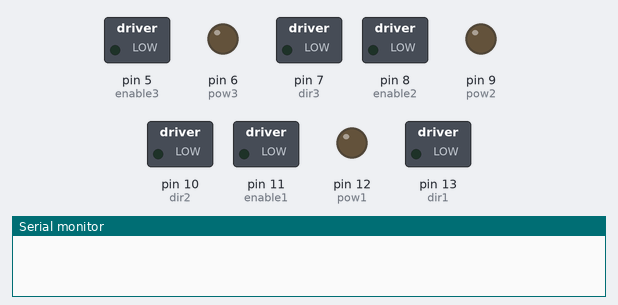
The sketch below on a simulated Arduino Uno, built with avr-gcc and run on an emulated ATmega328P. Parts: switched loads named in the sketch (green lamp = pin HIGH), output pins drawn as LEDs (lit = HIGH), the last lines printed to the serial monitor.

Above: at 0.1 s.
At 2.1 s:
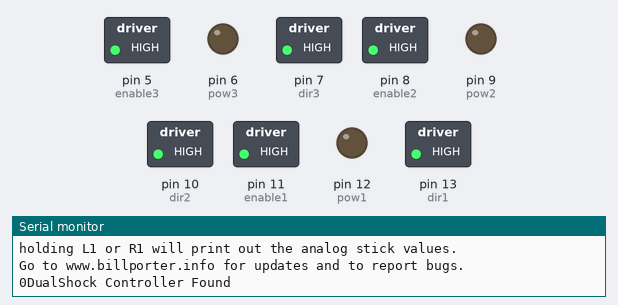
Timing chart, 0 to 3.6 s (numbered marks = the images above):
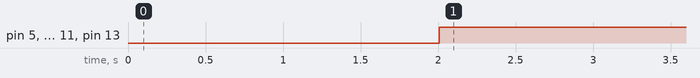

The sketch:

defense_drive.ino
```cpp
/* Hey, this is the program for the 3 wheel omnidrive for ASME UNLV
 *  As you may notice, if you are certain people in the group, this is orginally Patrick's 4 wheel code
 *  Now I'm more responsible, I'll be commenting on everything. Cuz I aint Patrick. It'll take some time,
 *  but I'll get it done. (((It's not fully commented as of 11/13/2017)))
 *
 *  SO the basic fundamentals of the drive train is having one corner be the front that two of the wheels
 *  drive towards. Straffing will be done by having the dead weight actually be turning while the other two main wheels
 *  cancel out each other. Thus we straff using that and we'll just have all 3 turn concurrent to get a nice turning stuffs.
 *
*/


#include <PS2X_lib.h> //PS2 Controller interface library


PS2X ps2x; //create ps2x object of PS2X Class

//This section is exactly like the 4 wheeler just with the 4th wheel removed.
//The 3 other motors all connect through the same means as their counterparts.

int error; //This value is for checking if the controller has come across an issue.
byte vibrate = 0;
int pivot;

//Motor One's stuff
int enable1 = 11;
int pow1 = 12;
int dir1 = 13;

//Motor Two's stuff
int enable2 = 8;
int pow2 = 9;
int dir2 = 10;

//Motor Three's stuff
int enable3 = 5;
int pow3 = 6;
int dir3 = 7;


void setup() {
    Serial.begin(250000);
    delay(2000);
    error = 1;
    pivot = 0;
    //So, this is the setup. First things first is that we check the controller status.

    //The error code below will return a value of 1-3 if something has run amok.
    while(error != 0)
    {
       error = ps2x.config_gamepad(50, 51, 52, 53, true, true); //setup pins and settings:
      //GamePad(clock, command, attention, data, Pressures?, Rumble?) check for error
    }
    if (error == 0) { // So if the returned error value is zero then everything is fine...for now. This will let us peacefully
                      //proceed to the loop where we run everything.
      Serial.println("Found Controller, configured successful");
      Serial.println("Try out all the buttons, X will vibrate the controller, faster as you press harder;");
      Serial.println("holding L1 or R1 will print out the analog stick values.");
      Serial.println("Go to www.billporter.info for updates and to report bugs.");
    }

    else if (error == 1)//Error value of one is that the controller is either disconnected or improperly connected.
      Serial.println("No controller found, check wiring, see readme.txt to enable debug. visit www.billporter.info for troubleshooting tips");

    else if (error == 2)// Error value of two is that the controller is acting funky. Best advice so far, just restart the robot. This happens a bit.
      Serial.println("Controller found but not accepting commands. see readme.txt to enable debug. Visit www.billporter.info for troubleshooting tips");

    else if (error == 3)//Error value of three. This means you just chuck the current controller into the bin and buy a new one.
      Serial.println("Controller refusing to enter Pressures mode, may not support it. ");

    Serial.print(ps2x.Analog(1), HEX);

  //Crappy scan of the controller's type.(((DON'T KNOW IF THIS WORKS...DIDN'T CHECK PATRICK'S TEST SCREEN)))
  int type = ps2x.readType();
  switch (type) {
    case 0:
      Serial.println("Unknown Controller type");
      break;
    case 1:
      Serial.println("DualShock Controller Found");
      break;
    case 2:
      Serial.println("GuitarHero Controller Found");
      break;
  }


  //setup driver pins
  pinMode(enable1, OUTPUT);
  pinMode(pow1, OUTPUT);
  pinMode(dir1, OUTPUT);

  pinMode(enable2, OUTPUT);
  pinMode(pow2, OUTPUT);
  pinMode(dir2, OUTPUT);

  pinMode(enable3, OUTPUT);
  pinMode(pow3, OUTPUT);
  pinMode(dir3, OUTPUT);

}
// This here is the loop. Everything that we want the operator to control is stuffed into here, with some calls.
void loop() {
  //Serial.print("running");
  if (error != 0)//skip loop if no controller found
  {//So this relates to the error stuff above. Just checks to see if the controller is operating as it should.
    Serial.println("\t\t no controller");
    //This turns off all the drivers if the controller has an issue.
    digitalWrite(enable1, LOW);
    digitalWrite(enable2, LOW);
    digitalWrite(enable3, LOW);
    return;
  }

  //Enables all the drivers if there is no controller issue detected.
  digitalWrite(enable1, HIGH);
  digitalWrite(enable2, HIGH);
  digitalWrite(enable3, HIGH);

  //read controller's inputs.
  ps2x.read_gamepad(false, vibrate);

  //get joystick readings, 0-255 centered on 128
  int LX = ps2x.Analog(PSS_LX);   //0=left   255=right
  int LY = ps2x.Analog(PSS_LY);   //0=forward   255=backward
  int RX = ps2x.Analog(PSS_RX);   //0=left   255=right
  int RY = ps2x.Analog(PSS_RY);   //0=forward   255=backward


//  boolean LClick = ps2x.Analog(PSB_PAD_LEFT); // This dictates the pivot point junk.

  int straight = 0;
  //int straight2 = 0;
  //int straight3 = 0;

  int side = 0;
  //int side2 = 0;
  //int side3 = 0;

  int turn = 0;
  //int turn2 = 0;
  //int turn3 = 0;

  //Print all the joystick values for user reading.
 /* Serial.print(LX);
  Serial.print("\t");
  Serial.print(LY);
  Serial.print("\t");
  Serial.print(RX);
  Serial.print("\t");
*/

  //STRAIGHT FACTORS
  //Determine straight factor
  if(LY <= 130 && LY >= 125)  //joystick is centered verticaly
  {
      //do not change straight factor
  }
  else if(LY < 125)   //joystick is forward
  {
    //straight = -(128 - LY) * 100/127;   //straight factor scaled to 100 -
    straight = -((128) - LY) * 100/127;
  }
  else if(LY > 130)   //joystick is backward
  {
    straight = (LY - 128) *  100/127;  //straight factor scaled to 100 +
  }

  //Determine side factor
  if(LX <= 130 && LX >= 125)    //joystick is centered horizontally
  {
      //do not change side factor
  }
  else if(LX < 125)   //joystick is left
  {
    side = -(127 - LX) * 100/125;   //side factor scaled to 100 -
  }
  else if(LX > 130)   //joystick is right
  {
    side = (LX - 127) *  100/127;   //side factor scaled to 100 +
  }

  //Determine tunring factor
  if(RX <= 130 && RX >= 125)    //joystick is centered horizontally
  {
      //do not change turn factor
  }
  else if(RX < 125)   //joystick is left
  {
    turn = (127 - RX) *  100/127;    //turn factor scaled to 100 +
  }
  else if(RX > 130)   //joystick is right
  {
    turn = -(RX - 127) *  100/127;    //side factor scaled to 100 -
  }

  //displays the factors
  /*Serial.print(straight);
  Serial.print("\t");
  Serial.print(side);
  Serial.print("\t");
  Serial.print(turn);
  Serial.print("\n");
  */
  if(ps2x.ButtonPressed(PSB_L3)){
    if(pivot == 0){
      pivot = 1;
      Serial.println("Pivot mode initiated");
    }
     else{
      pivot = 0;
      Serial.println("Normal drive mode initiated");
     }
   Serial.println("Hello, I've been pressed, please don't touch me, stranger danger.");
  }
  double factor_straff = 0.55; //The correct value is inbetween 0.5 and 0.6: Tested so far: 0.5, 0.55
                               //closest to getting us straight: 0.55
  //Here is where we set each motor's speed and direction.
  //XXXXXXXXXXXXXXXXXXXXXXXXXXXXXXXX  SPEED 1
  int speed1;
  if(pivot == 0) //IF the pivot mode is enabled, we'll...pivot around the def-square.
    speed1 = straight - (factor_straff*side) + turn; //but this is for when we're not doing def-mode.
  else
    speed1= straight - side + turn;
  if(speed1 >= 0)
  {
    digitalWrite(dir1, HIGH);
  }
  else
  {
    digitalWrite(dir1, LOW);
  }

  speed1 = speed1 * 2.55;
  if(speed1 < 0)
  {
    speed1 = -speed1;
  }
  if(speed1 > 255)
  {
    analogWrite(pow1, 255);
  }
  else
  {
    analogWrite(pow1, speed1);
  }
  //XXXXXXXXXXXXXXXXXXXXXXXXXXXXXXXX
  //XXXXXXXXXXXXXXXXXXXXXXXXXXXXXXXX  SPEED 2
  //Remember that motor 2 is the deadweight and that it runs for the straffing and the turning, but not if the direction is straight.
  int speed2 = side + turn;
  if(speed2 >= 0)
  {//Unlike the other motors, M2 only runs if turning or straffing.
    digitalWrite(dir2, HIGH);
  }
  else
  {
    digitalWrite(dir2, LOW);
  }

  //Serial.print(speed2);
  //Serial.print("\t");
  speed2 = speed2 * 2.55;
  if(speed2 < 0)
  {
    speed2 = -speed2;
  }
  //Serial.print(speed2);
  //Serial.print("\n");
  if(speed2 > 255)
  {
    analogWrite(pow2, 255);
  }
  else
  {
    analogWrite(pow2, speed2);
  }

  //XXXXXXXXXXXXXXXXXXXXXXXXXXXXXXXX
  //XXXXXXXXXXXXXXXXXXXXXXXXXXXXXXXX  SPEED 3
  int speed3;
  if(pivot == 0) //IF the pivot mode is enabled, we'll...pivot around the def-square.
    speed3 = -straight - (factor_straff*side) + turn; //but this is for when we're not doing def-mode.
  else
    speed3= -straight - side + turn;
  //int speed3 = -straight - (0.6*side) + turn;
  if(speed3 >= 0)
  {//should be just like Motor 1, just inverse.
    digitalWrite(dir3, HIGH);
  }
  else
  {
    digitalWrite(dir3, LOW);
  }

  speed3 = speed3 * 2.55;
  if(speed3 < 0)
  {
    speed3 = -speed3;
  }
  if(speed3 > 255)
  {
    analogWrite(pow3, 255);
  }
  else
  {
    analogWrite(pow3, speed3);
  }
}
```

Measured:
- by itself, pin 5 (enable3), pin 7 (dir3), pin 8 (enable2), pin 10 (dir2), pin 11 (enable1), pin 13 (dir1): LOW → HIGH at 2.0 s
